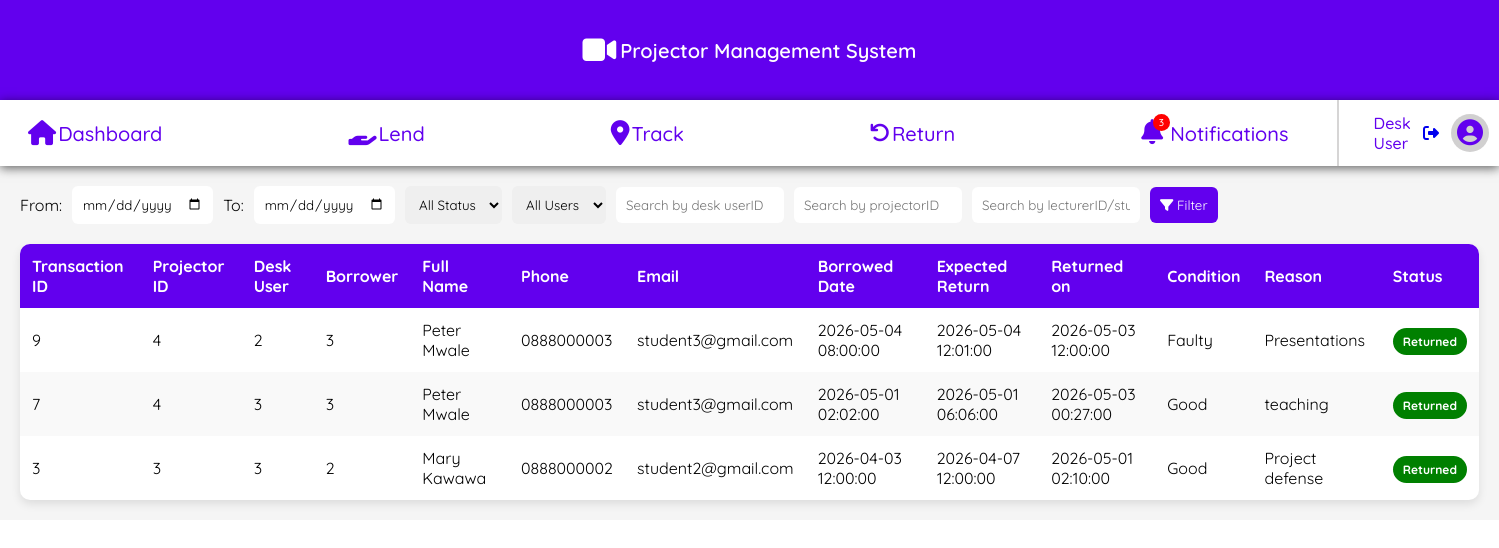
Page /Track.php?userType=student (signed in) on the committed database.
### tables this page shows
CREATE TABLE `transactions` (
  `transaction_id` int(11) NOT NULL,
  `user_id` int(11) DEFAULT NULL,
  `projector_id` int(11) DEFAULT NULL,
  `student_id` int(11) DEFAULT NULL,
  `lecturer_id` int(11) DEFAULT NULL,
  `borrower_type` enum('student','lecturer') DEFAULT NULL,
  `borrowed_at` datetime NOT NULL,
  `expected_return_at` datetime DEFAULT NULL,
  `returned_at` datetime DEFAULT NULL,
  `projector_condition` enum('good','faulty') DEFAULT NULL,
  `reason` text DEFAULT NULL,
  `status` enum('pending','returned','flagged') DEFAULT 'pending'
);

CREATE TABLE `students` (
  `student_id` int(11) NOT NULL,
  `first_name` varchar(50) NOT NULL,
  `middle_name` varchar(50) DEFAULT NULL,
  `last_name` varchar(50) NOT NULL,
  `dob` date DEFAULT NULL,
  `gender` enum('Male','Female','Other') DEFAULT NULL,
  `phone_number` varchar(20) DEFAULT NULL,
  `home_village` varchar(100) DEFAULT NULL,
  `year_of_study` int(11) DEFAULT NULL,
  `email` varchar(100) DEFAULT NULL,
  `program_of_study` varchar(100) DEFAULT NULL
);

### Track.php (the view, shortened to what this page needs)
<?php
    require("connection.php");
    $where = [];
if (!empty($_GET['userType'])) {
    $type = $_GET['userType'];
    $where[] = "t.borrower_type = '$type'";
}
$whereSQL = "";
if (count($where) > 0) {
    $whereSQL = "WHERE " . implode(" AND ", $where);
}
    $sql = "
            SELECT
                t.transaction_id,
                t.projector_id,
                t.user_id,
                t.borrower_type,
                t.borrowed_at,
                t.expected_return_at,
                t.returned_at,
                t.projector_condition,
                t.reason,
                t.status,
                s.student_id,
                s.first_name AS student_first,
                s.last_name AS student_last,
                s.phone_number AS student_phone,
                s.email AS student_email,
                l.lecturer_id,
                l.first_name AS lecturer_first,
                l.last_name AS lecturer_last,
                l.phone_number AS lecturer_phone,
                l.email AS lecturer_email
            FROM transactions t
            LEFT JOIN students s ON t.student_id = s.student_id
            LEFT JOIN lecturers l ON t.lecturer_id = l.lecturer_id
            $whereSQL
            ORDER BY t.transaction_id DESC
            ";
$result = $conn->query($sql);
?>
<!DOCTYPE html>
<html lang="en">
<head>
    <link rel="stylesheet" href="css/tracking.css">
</head>
<body>
    <div class="container">
        <?php include("desk-navigation.php"); ?>
        <div class="tracking-container">
            <form method="GET" class="filters">
                <label>From:</label>
                <input type="date" name="fromDate">
                <label>To:</label>
                <input type="date" name="toDate">
                <select name="status">
                    <option value="">All Status</option>
                </select>
                <select name="userType">
                    <option value="">All Users</option>
                </select>
                <input type="text" name="userID" placeholder="Search by desk userID">
                <input type="text" name="projectorID" placeholder="Search by projectorID">
                <input type="text" name="borrowerID" placeholder="Search by lecturerID/studentID">
                <button type="submit">
                    <i class="fa fa-filter"></i> Filter
                </button>
            </form>
            <div class="table-wrapper">
                <table>
                    <thead>
                        <tr>
                            <th>Transaction ID</th>
                            <th>Projector ID</th>
                            <th>Desk User</th>
                            <th>Borrower</th>
                            <th>Full Name</th>
                            <th>Phone</th>
                            <th>Email</th>
                            <th>Borrowed Date</th>
                            <th>Expected Return</th>
                            <th>Returned on</th>
                            <th>Condition</th>
                            <th>Reason</th>
                            <th>Status</th>
                        </tr>
                    </thead>
                    <tbody id="trackingTable">
                            <?php while ($row = $result->fetch_assoc()) { ?>
                            <?php
                                if ($row['borrower_type'] == 'student') {
                                    $name = $row['student_first'] . " " . $row['student_last'];
                                    $phone = $row['student_phone'];
                                    $email = $row['student_email'];
                                    $borrowerId = $row['student_id'];
                                } else {
                                    $name = $row['lecturer_first'] . " " . $row['lecturer_last'];
                                    $phone = $row['lecturer_phone'];
                                    $email = $row['lecturer_email'];
                                    $borrowerId = $row['lecturer_id'];
                                }
                            ?>
                            <tr>
                                <td><?= $row['transaction_id'] ?></td>
                                <td><?= $row['projector_id'] ?></td>
                                <td><?= $row['user_id'] ?></td>
                                <td><?= $borrowerId ?></td>
                                <td><?= $name ?></td>
                                <td><?= $phone ?></td>
                                <td><?= $email ?></td>
                                <td><?= $row['borrowed_at'] ?></td>
                                <td><?= $row['expected_return_at'] ?></td>
                                <td>
                                    <?php if ($row['status'] !== 'returned') { ?>
                                    <?php } else { ?>
                                        <?= $row['returned_at'] ?>
                                    <?php } ?>
                                </td>
                                <td>
                                    <?= $row['projector_condition'] ? ucfirst($row['projector_condition']) : "---" ?>
                                </td>
                                <td><?= $row['reason'] ?></td>
                                <td>
                                    <span class="status <?= $row['status'] ?>">
                                        <?= ucfirst($row['status']) ?>
                                    </span>
                                </td>
                            </tr>
                            <?php } ?>
                    </tbody>
                </table>
        </div>
        </div>
    </div>
</body>
</html>

### css/tracking.css (style rules this page uses)
.tracking-container { padding: 20px; font-family: "Quicksand", sans-serif; background: #f5f5f5; }
.filters { display: flex; flex-wrap: wrap; align-items: center; gap: 10px; margin-bottom: 20px; }
.filters input, .filters select, .filters button { padding: 10px; border-radius: 6px; border: none; font-family: inherit; }
.filters button { background: #6200ee; color: white; cursor: pointer; }
.table-wrapper { overflow-x: auto; background: white; border-radius: 10px; box-shadow: 0 4px 10px rgba(0,0,0,0.1); }
table { width: 100%; border-collapse: collapse; }
thead { background: #6200ee; color: white; }
th, td { padding: 12px; text-align: left; }
tbody tr:nth-child(even) { background: #f9f9f9; }
.status { padding: 6px 10px; border-radius: 20px; font-size: 12px; color: white; font-weight: bold; }
.status.returned { background: green; }

### css/navigation.css (style rules this page uses)
body { margin: 0; }

### rows in the picture
transactions: transaction_id "9", projector "4", user "2", student.student_id "3", student.last_name "Peter Mwale", student.phone_number "0888000003", student.email "student3@gmail.com", borrowed_at "2026-05-04 08:00:00", expected_return_at "2026-05-04 12:01:00", returned_at "2026-05-03 12:00:00", projector_condition "Faulty", reason "Presentations", status "Returned"
transactions: transaction_id "7", projector "4", user "3", student.student_id "3", student.last_name "Peter Mwale", student.phone_number "0888000003", student.email "student3@gmail.com", borrowed_at "2026-05-01 02:02:00", expected_return_at "2026-05-01 06:06:00", returned_at "2026-05-03 00:27:00", projector_condition "Good", reason "teaching", status "Returned"
transactions: transaction_id "3", projector "3", user "3", student.student_id "2", student.last_name "Mary Kawawa", student.phone_number "0888000002", student.email "student2@gmail.com", borrowed_at "2026-04-03 12:00:00", expected_return_at "2026-04-07 12:00:00", returned_at "2026-05-01 02:10:00", projector_condition "Good", reason "Project defense", status "Returned"

### other values in the picture
$_SESSION['first_name'] "Desk"
$_SESSION['last_name'] "User"
